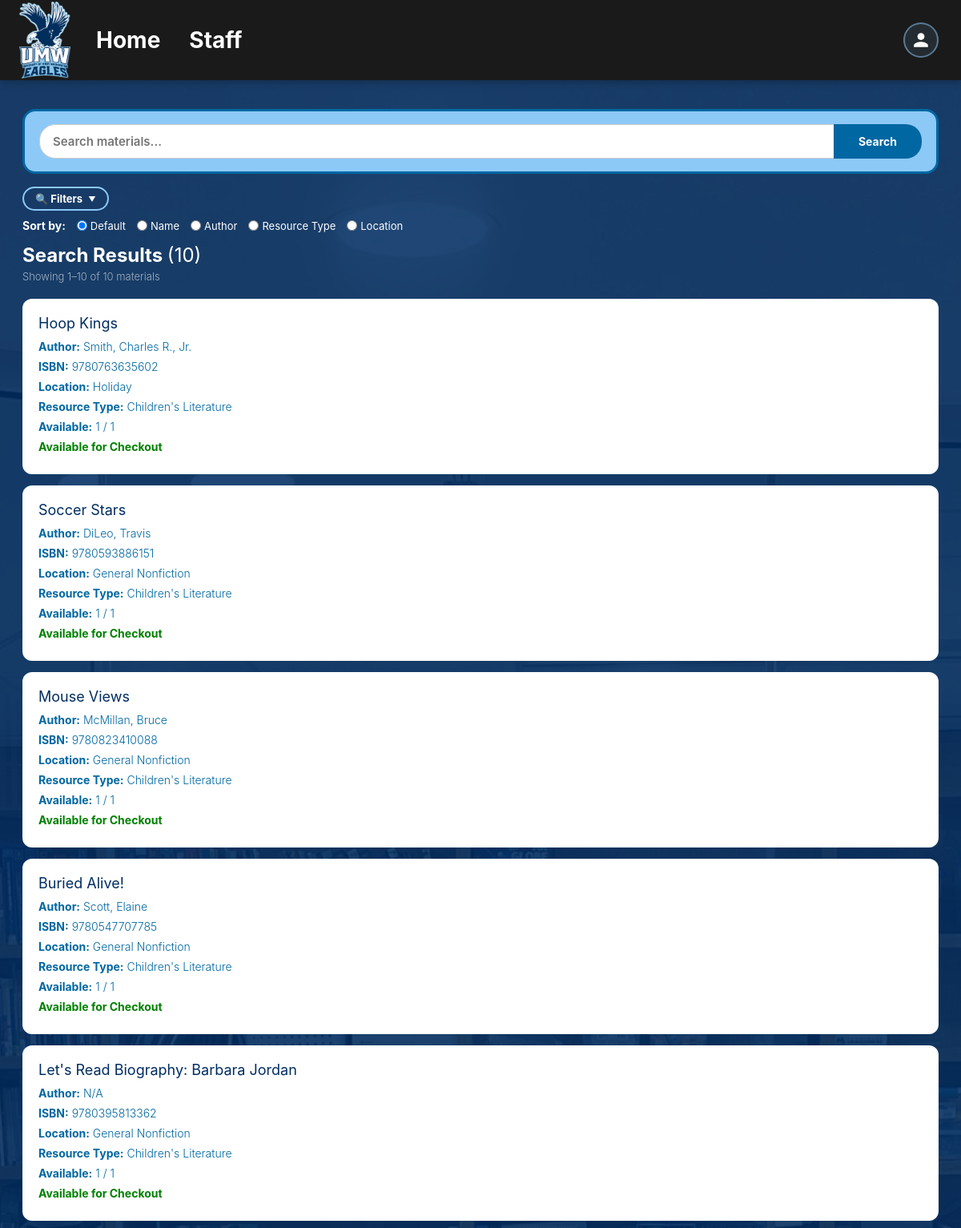
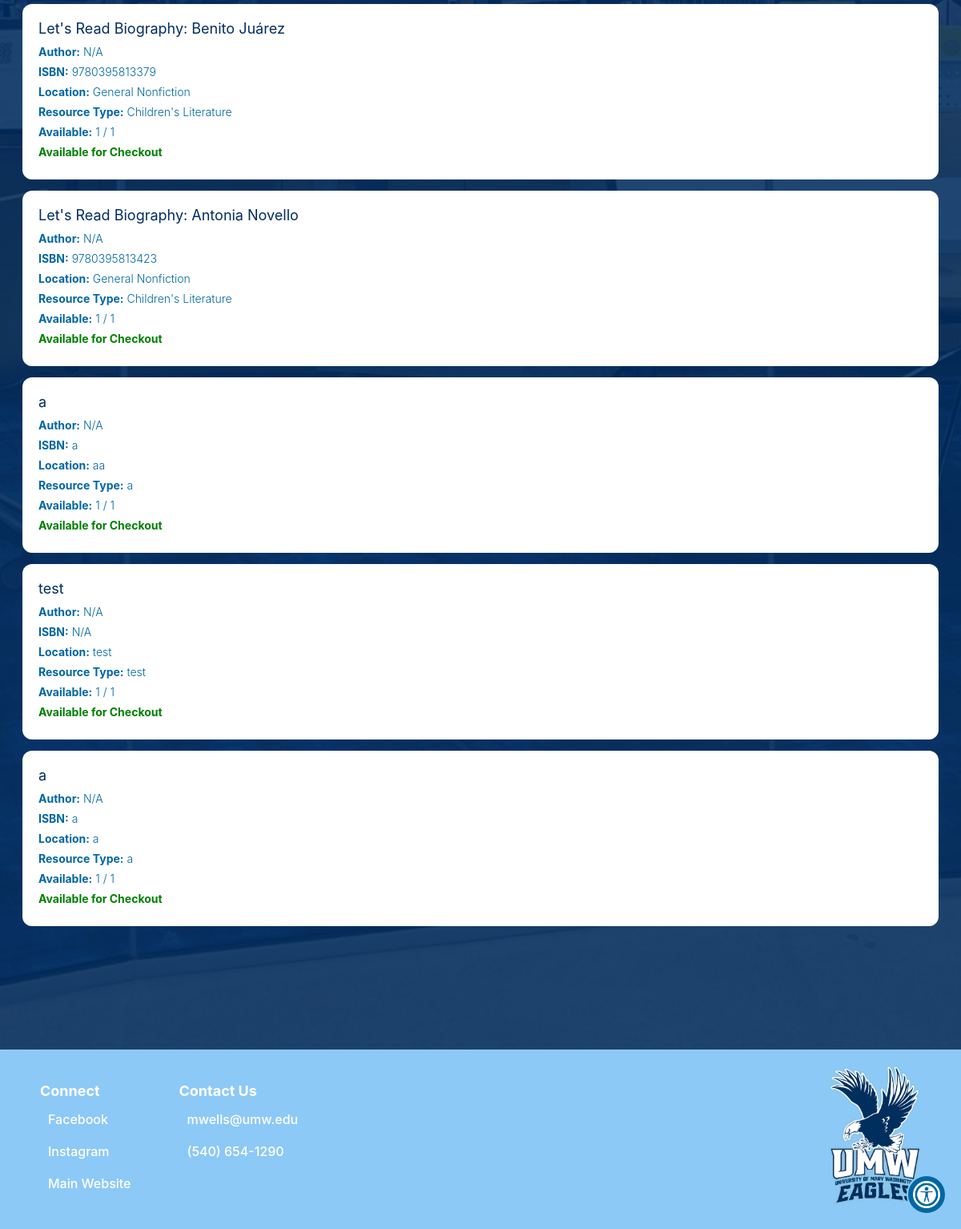
Before: /results.php (signed in) with the older database file (2 pictures, top to bottom).
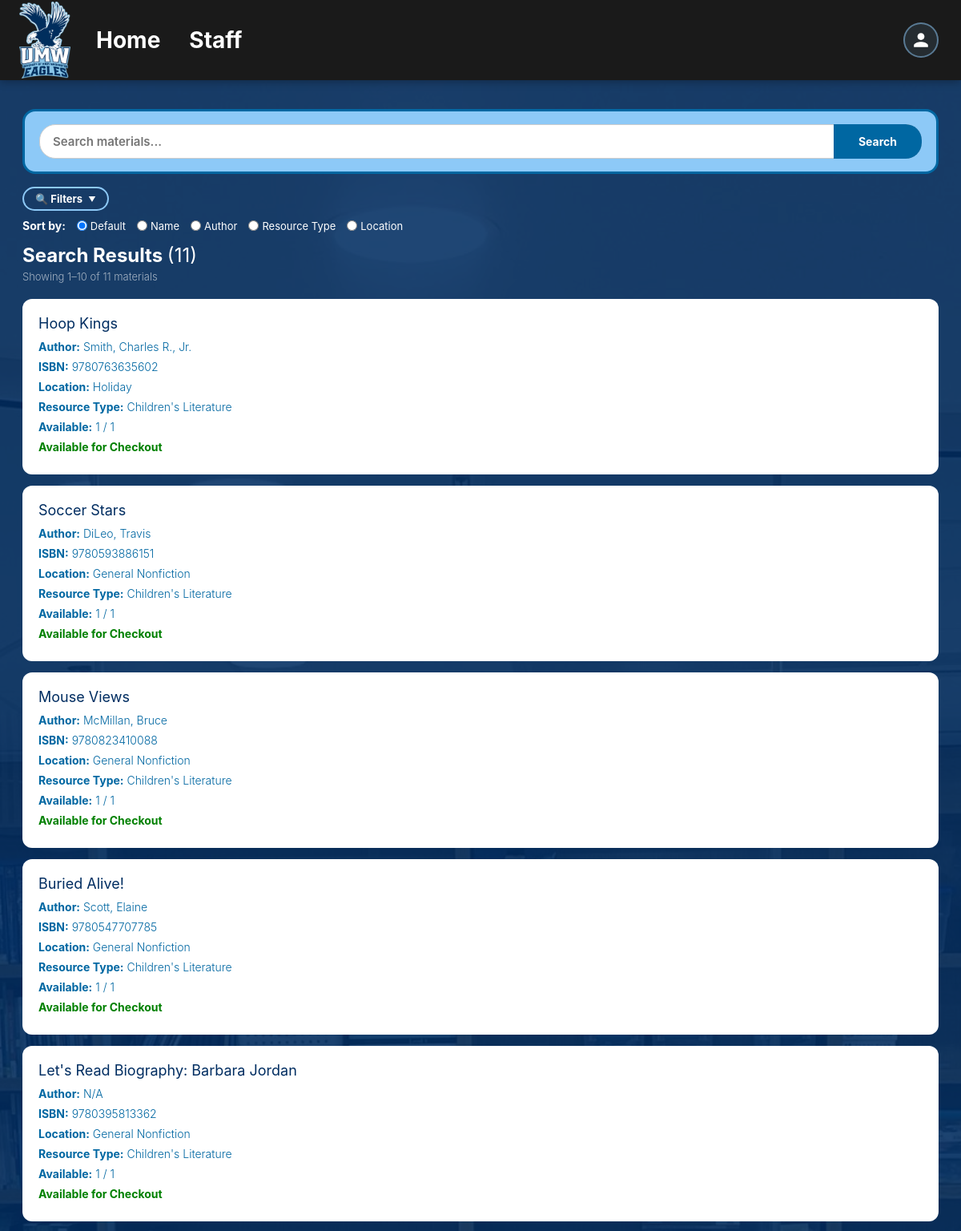
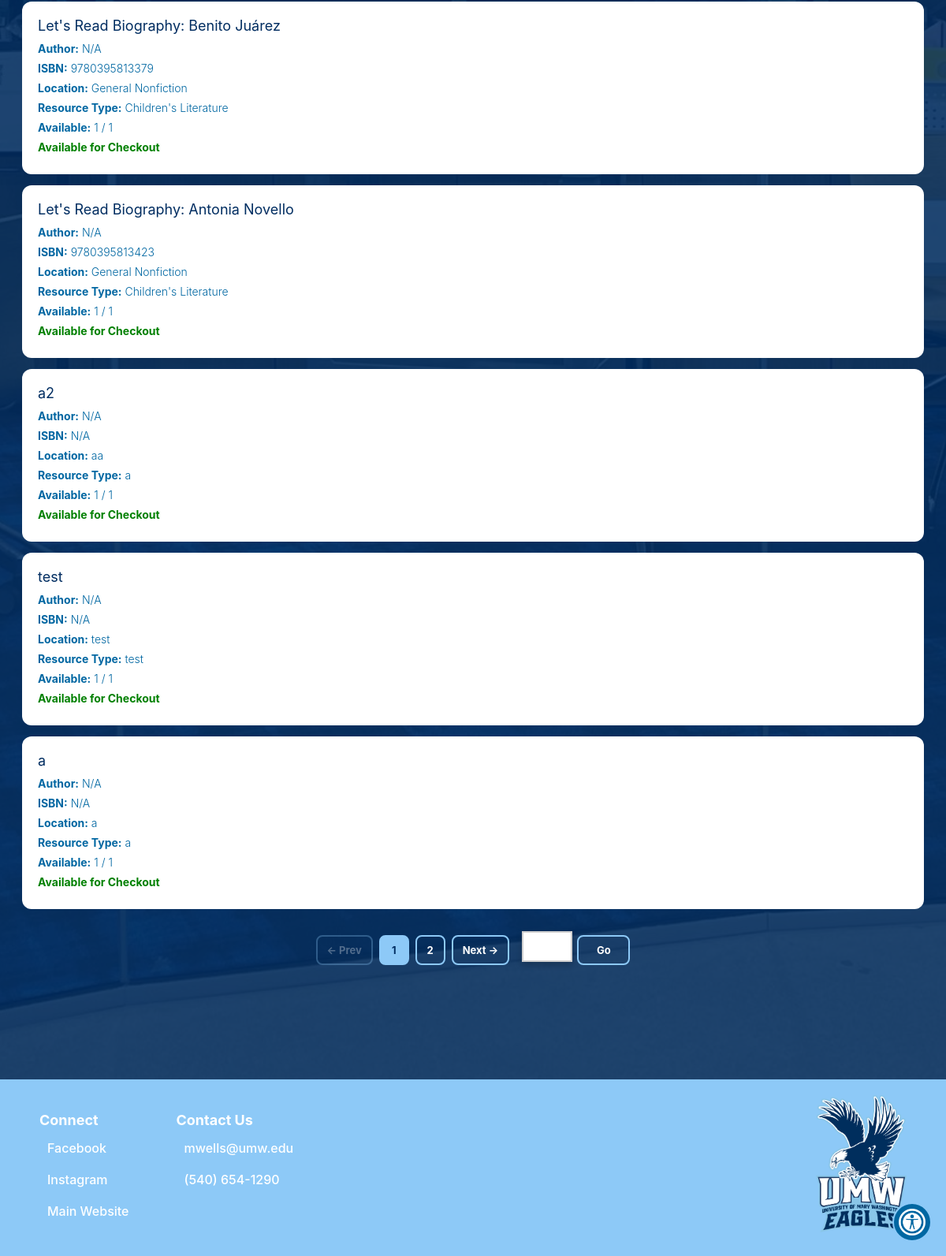
After: the same page with the newer database file (2 pictures, top to bottom).
### tables this page shows
CREATE TABLE `dbmaterials` (
  `material_id` int(11) NOT NULL,
  `name` text NOT NULL,
  `location` text NOT NULL,
  `resource_type` text NOT NULL,
  `isbn` varchar(20) DEFAULT NULL,
  `author` text DEFAULT NULL,
  `description` text DEFAULT NULL,
  `copy_capacity` int(11) NOT NULL,
  `copy_instock` int(11) NOT NULL
);

### database/dbPersons.php (called while the page is built, shortened)
<?php
function retrieve_person($id) {
    $con=connect();
    $query = "SELECT * FROM dbpersons WHERE id = '" . $id . "'";
    $result = mysqli_query($con,$query);
    $result_row = mysqli_fetch_assoc($result);
    $thePerson = make_a_person($result_row);
    return $thePerson;
}
function make_a_person($result_row) {
        $thePerson = new Person(
    @$result_row['id'],
    @$result_row['start_date'],
    @$result_row['first_name'],
    @$result_row['last_name'],
    @$result_row['street_address'],
    @$result_row['city'],
    @$result_row['state'],
    @$result_row['zip_code'],
    @$result_row['phone1'],
    @$result_row['over21'],
    @$result_row['phone1type'],
    @$result_row['emergency_contact_phone'],
    @$result_row['emergency_contact_phone_type'],
    @$result_row['birthday'],
    @$result_row['email'],
    @$result_row['email_prefs'],
    @$result_row['emergency_contact_first_name'],
    @$result_row['contact_num'],
    @$result_row['emergency_contact_relation'],
    @$result_row['contact_method'],
    @$result_row['type'],
    @$result_row['status'],
    @$result_row['notes'],
    @$result_row['password'],
    @$result_row['affiliation'],
    @$result_row['branch'],
    @$result_row['archived'],
    @$result_row['emergency_contact_last_name']
);
    return $thePerson;
}

### database/dbMaterials.php (called while the page is built, shortened)
<?php
include_once(dirname(__FILE__).'/../domain/Materials.php');
function prepare_material_object($material){
    return new Materials(
        $material['material_id'],
        $material['name'],
        $material['location'],
        $material['resource_type'],
        $material['isbn'],
        $material['author'],
        $material['description'],
        $material['copy_capacity'],
        $material['copy_instock'],
    );
}
function fetch_all_materials_sorted($sort = 'material_id'){
    $con = connect();
    $query = "SELECT * FROM dbmaterials ORDER BY " . $sort;
    $result = mysqli_query($con, $query);
    $materials = [];
    while ($row = mysqli_fetch_assoc($result)) {
        $materials[] = prepare_material_object($row);
    }
    return $materials;
}
function fetch_materials_by_query($query, $sort = 'material_id'){
    $materials = fetch_all_materials_sorted($sort);
    $queried_materials = [];
    foreach ($materials as $material) {
	    if (
		   str_contains(strtolower((string)$material->getName()), $query) ||
        	   str_contains(strtolower((string)$material->getAuthor()), $query) ||
        	   str_contains(strtolower((string)$material->getDescription()), $query) ||
        	   str_contains(strtolower((string)$material->getISBN()), $query)
    		) {
        	$queried_materials[] = $material;
	    }
    }
    return $queried_materials;
}
?>

### domain/Materials.php (called while the page is built, shortened)
<?php
class Materials {
    private $material_id;
    private $name;
    private $location;
    private $resource_type;
    private $isbn;
    private $author;
    private $copy_capacity;
    private $copy_instock;
    function __construct($material_id, $name, $location, $resource_type, $isbn, $author, $description, $copy_capacity, $copy_instock) {
        $this->material_id = $material_id;
        $this->name = $name;
        $this->location = $location;
        $this->resource_type = $resource_type;
        $this->isbn = $isbn;
        $this->author = $author;
        $this->copy_capacity = $copy_capacity;
        $this->copy_instock = $copy_instock;
    }
    function getMaterialID() {
        return $this->material_id;
    }
    function getName() {
        return $this->name;
    }
    function getLocation() {
        return $this->location;
    }
    function getResourceType() {
        return $this->resource_type;
    }
    function getISBN() {
        return $this->isbn;
    }
    function getAuthor() {
        return $this->author;
    }
    function getCopyCapacity() {
            return $this->copy_capacity;
    }
    function getCopyInstock() {
            return $this->copy_instock;
    }
    function canBeCheckedOut(){
        if($this->copy_instock > 0){
            return true;
        }
        return false;
    }
}
?>

### results.php (the view, shortened to what the changed rows need)
<?php
include_once('database/dbPersons.php');
include_once('database/dbMaterials.php');
$query             = "";
$sort              = $_GET['sort'] ?? 'material_id';
$selectedLocations = $_GET['location'] ?? [];
$selectedTypes     = $_GET['resource_type'] ?? [];
$allResults = fetch_materials_by_query($query, $sort);
$allResults  = array_values($allResults);
$perPage     = 10;
$totalItems  = count($allResults);
$totalPages  = max(1, ceil($totalItems / $perPage));
$currentPage = max(1, min((int)($_GET['page'] ?? 1), $totalPages));
$offset      = ($currentPage - 1) * $perPage;
$results     = array_slice($allResults, $offset, $perPage);
function buildUrl($page, $query, $sort, $locations, $types) {
    $parts = [
        'page='  . $page,
        'query=' . urlencode($query),
        'sort='  . urlencode($sort),
    ];
    return 'results.php?' . implode('&', $parts);
}
?>
<!DOCTYPE html>
<html lang="en">
<head>
<link href="./css/base.css" rel="stylesheet">
</head>
<body>
<?php require 'header.php'; ?>
<div class="overlay"></div>
<div class="page-wrapper" style="width:100%; max-width:1280px; margin:0 auto; padding:40px 28px 80px; box-sizing:border-box;">
    <div class="search-card">
        <form action="results.php" method="GET">
        </form>
    </div>
    <form method="GET" action="results.php" id="filterSortForm" style="display:block;">
        <div style="margin-bottom:10px;">
        </div>
        <div class="controls-bar">
        </div>
    </form>
    <h2 class="results-heading">Search Results <span style="font-weight:400;">(<?php echo $totalItems; ?>)</span></h2>
    <p class="result-meta">
        Showing <?php echo $offset + 1; ?>–<?php echo min($offset + $perPage, $totalItems); ?> of <?php echo $totalItems; ?> materials
    </p>
    <?php if (!empty($results)): ?>
        <?php foreach ($results as $material): ?>
        <div class="result-card">
            <h3><a href="self_service.php?material_id=<?php echo $material->getMaterialID(); ?>"><?php echo htmlspecialchars($material->getName()); ?></a></h3>
            <p><b>Author:</b> <?php echo htmlspecialchars($material->getAuthor() ?: 'N/A'); ?></p>
            <p><b>ISBN:</b> <?php echo htmlspecialchars($material->getISBN() ?: 'N/A'); ?></p>
            <p><b>Location:</b> <?php echo htmlspecialchars($material->getLocation()); ?></p>
            <p><b>Resource Type:</b> <?php echo htmlspecialchars($material->getResourceType()); ?></p>
            <p><b>Available:</b> <?php echo $material->getCopyInstock(); ?> / <?php echo $material->getCopyCapacity(); ?></p>
            <?php if ($material->canBeCheckedOut()): ?>
                <p class="available-yes">Available for Checkout</p>
            <?php else: ?>
                <p class="available-no">Out of Stock</p>
            <?php endif; ?>
        </div>
        <?php endforeach; ?>
        <?php if ($totalPages > 1):
            $win = 2;
        ?>
        <div class="pagination">
            <a href="<?php echo buildUrl($currentPage - 1, $query, $sort, $selectedLocations, $selectedTypes); ?>"
               class="page-btn <?php echo $currentPage <= 1 ? 'disabled' : ''; ?>">&#8592; Prev</a>
            <?php
            for ($p = max(1, $currentPage - $win); $p <= min($totalPages, $currentPage + $win); $p++) {
                $cls = $p === $currentPage ? 'active' : '';
                echo '<a href="' . buildUrl($p, $query, $sort, $selectedLocations, $selectedTypes) . '" class="page-btn ' . $cls . '">' . $p . '</a>';
            }
            ?>
            <a href="<?php echo buildUrl($currentPage + 1, $query, $sort, $selectedLocations, $selectedTypes); ?>"
               class="page-btn <?php echo $currentPage >= $totalPages ? 'disabled' : ''; ?>">Next &#8594;</a>
            <form method="GET" action="results.php" style="display:flex; align-items:center; gap:6px; margin-left:8px;">
                <input type="number" name="page" min="1" max="<?php echo $totalPages; ?>"
                       class="jump-input" placeholder="Go to…">
                <button type="submit" class="page-btn" style="padding:0 14px;">Go</button>
            </form>
        </div>
        <?php endif; ?>
    <?php else: ?>
        <p class="no-results">No materials found.</p>
    <?php endif; ?>
</div>
<?php require 'footer.php'; ?>
</body>
</html>

Changed rows visible on the page:
changed dbmaterials "aa": name "a" → "a2"; isbn "a" → "N/A"
changed dbmaterials (number 10 of 10 on the later page): isbn "a" → "N/A"
Other visible differences:
$totalItems: "10" → "11"
text now shown: "← Prev Next → Go"
new list line: "1"
new list line: "2"
